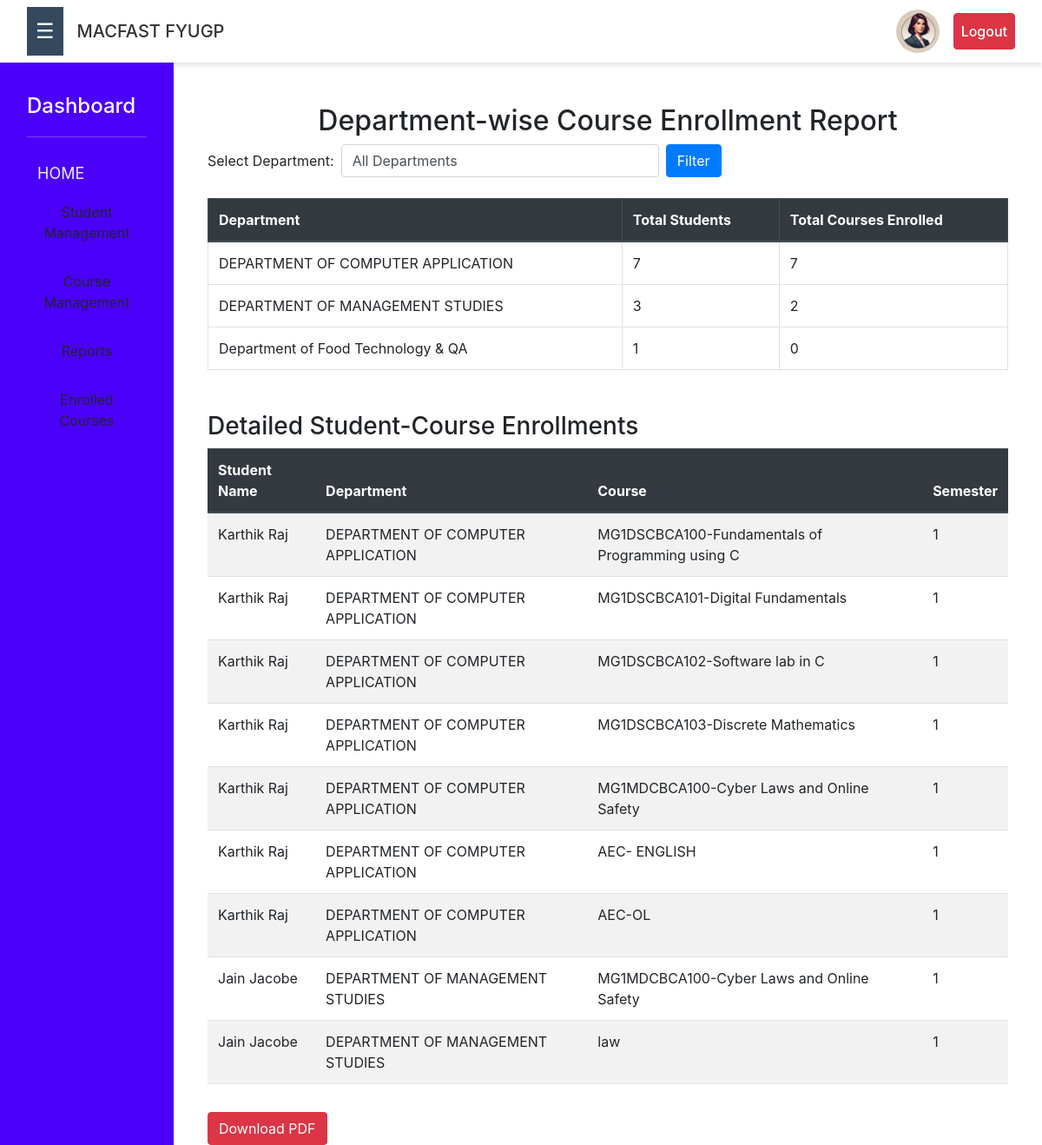
Page /reports/department/ on the committed database.
### core/models.py (models this page shows, shortened)
class StudentProfile(models.Model):
    user = models.OneToOneField(CustomUser, on_delete=models.CASCADE)
    first_name = models.CharField(max_length=30,default='')  # First name
    last_name = models.CharField(max_length=30,default='')   # Last name
    phone_number = models.CharField(max_length=15,default='')  # Phone number
    address = models.TextField(default='')  # Address
    dob = models.DateField()
    profile_picture = models.ImageField(upload_to='profile_pics/')
    programme = models.ForeignKey(Programme, on_delete=models.SET_NULL, null=True)
    department = models.ForeignKey(Department, on_delete=models.SET_NULL, null=True)
    board = models.CharField(max_length=100)
    subjects = models.ManyToManyField(Subject)  # Part III subjects studied in Plus Two
    semester = models.IntegerField(default=1)
    approved = models.BooleanField(default=False)

### core/views.py (the view)
# urls.py: path('reports/department/', views.department_wise_report, name='department_wise_report'),
def department_wise_report(request):
    selected_department = request.GET.get('department', '')
    departments = Department.objects.all()
    report_data = Department.objects.values(
        'name'
    ).annotate(
        total_students=Count('studentprofile__user'),
        enrolled_courses=Count('studentprofile__enrollment__course', distinct=True)
    )
    if selected_department:
        report_data = report_data.filter(name=selected_department)
    student_courses = Enrollment.objects.select_related(
        'student__department', 'course'
    ).values(
        'student__first_name', 'student__last_name',
        'student__department__name', 'course__name', 'course__semester'
    )
    if selected_department:
        student_courses = student_courses.filter(
            student__department__name=selected_department
        )
    context = {
        'departments': departments,
        'selected_department': selected_department,
        'report_data': report_data,
        'student_courses': student_courses,
    }
    return render(request, 'department_wise_report.html', context)

### core/context_processors.py (called while the page is built)
def student_profile_processor(request):
    student_profile = None
    if request.user.is_authenticated:
        try:
            student_profile = StudentProfile.objects.get(user=request.user)
        except StudentProfile.DoesNotExist:
            pass  # Handle if the student profile does not exist
    return {'student_profile': student_profile}

### templates/department_wise_report.html (shortened to what this page needs)
 {% extends "abase.html" %}
 {% block content%}
 <!DOCTYPE html>
<html lang="en">
<head>
    <link rel="stylesheet" href="https://stackpath.bootstrapcdn.com/bootstrap/4.5.2/css/bootstrap.min.css">
</head>
<body>
    <div class="container mt-5">
        <h2 class="text-center">Department-wise Course Enrollment Report</h2>
        <form method="GET" class="form-inline mb-4">
            <label for="department" class="mr-2">Select Department:</label>
            <select name="department" id="department" class="form-control mr-2">
                <option value="">All Departments</option>
            </select>
            <button type="submit" class="btn btn-primary">Filter</button>
        </form>
        <table class="table table-bordered mt-4">
            <thead class="thead-dark">
                <tr>
                    <th>Department</th>
                    <th>Total Students</th>
                    <th>Total Courses Enrolled</th>
                </tr>
            </thead>
            <tbody>
                {% for data in report_data %}
                <tr>
                    <td>{{ data.name }}</td>
                    <td>{{ data.total_students }}</td>
                    <td>{{ data.enrolled_courses }}</td>
                </tr>
                {% endfor %}
            </tbody>
        </table>
        <h3 class="mt-5">Detailed Student-Course Enrollments</h3>
        <table class="table table-striped">
            <thead class="thead-dark">
                <tr>
                    <th>Student Name</th>
                    <th>Department</th>
                    <th>Course</th>
                    <th>Semester</th>
                </tr>
            </thead>
            <tbody>
                {% for enrollment in student_courses %}
                <tr>
                    <td>{{ enrollment.student__first_name }} {{ enrollment.student__last_name }}</td>
                    <td>{{ enrollment.student__department__name }}</td>
                    <td>{{ enrollment.course__name }}</td>
                    <td>{{ enrollment.course__semester }}</td>
                </tr>
                {% endfor %}
            </tbody>
        </table>
        <a href="{% url 'export_department_report_pdf' %}?department={{ selected_department }}"
           class="btn btn-danger mt-3">Download PDF</a>
    </div>
</body>
</html>
{% endblock%}

### static/css/styles.css (style rules this page uses)
body { background-color: #f0f2f5; }

### rows in the picture
StudentProfile: student__first_name "Karthik", student__last_name "Raj", student__department__name "DEPARTMENT OF COMPUTER APPLICATION", course__name "MG1DSCBCA100-Fundamentals of Programming using C", course__semester "1", course__name "MG1DSCBCA101-Digital Fundamentals", course__name "MG1DSCBCA102-Software lab in C", course__name "MG1DSCBCA103-Discrete Mathematics", course__name "MG1MDCBCA100-Cyber Laws and Online Safety", course__name "AEC- ENGLISH", course__name "AEC-OL"
StudentProfile: student__first_name "Jain", student__last_name "Jacobe", student__department__name "DEPARTMENT OF MANAGEMENT STUDIES", course__name "MG1MDCBCA100-Cyber Laws and Online Safety", course__semester "1", course__name "law"

### other values in the picture
{{ data.name }} "DEPARTMENT OF COMPUTER APPLICATION" "DEPARTMENT OF MANAGEMENT STUDIES" "Department of Food Technology & QA"
{{ data.total_students }} "7" "3" "1"
{{ data.enrolled_courses }} "7" "2" "0"
